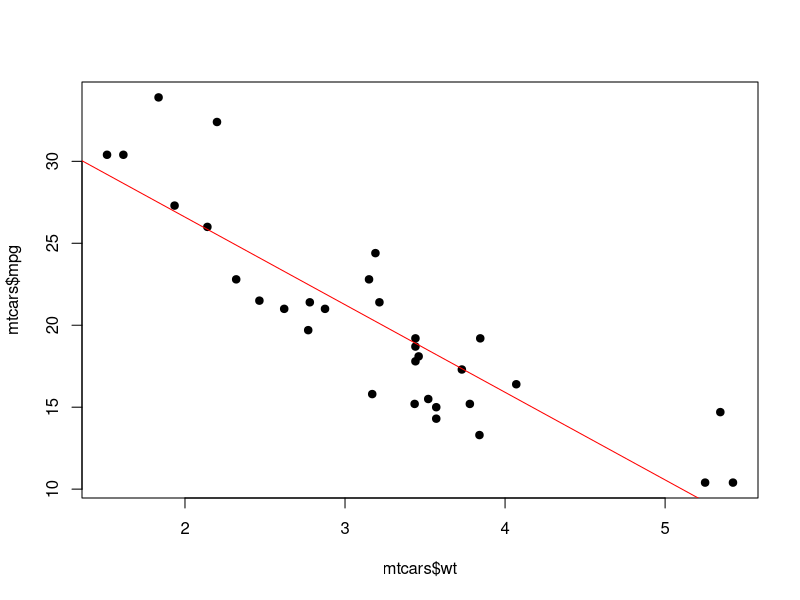
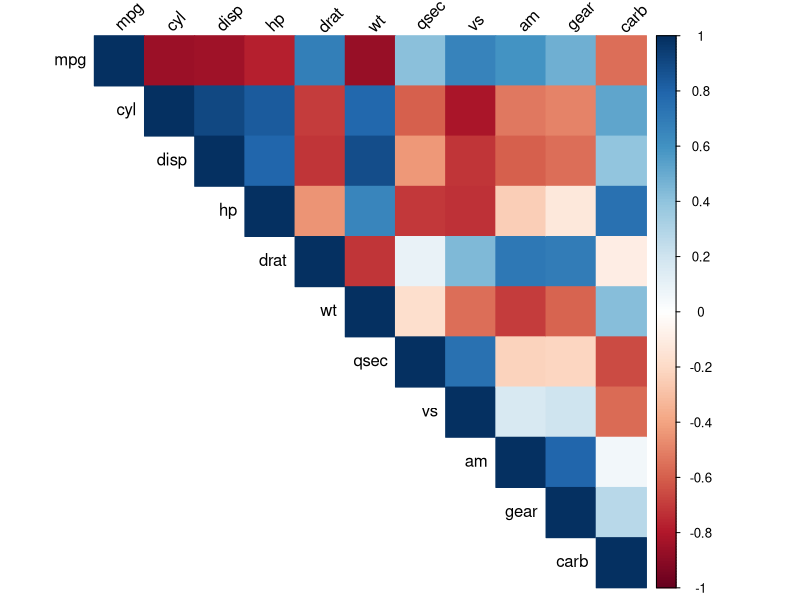
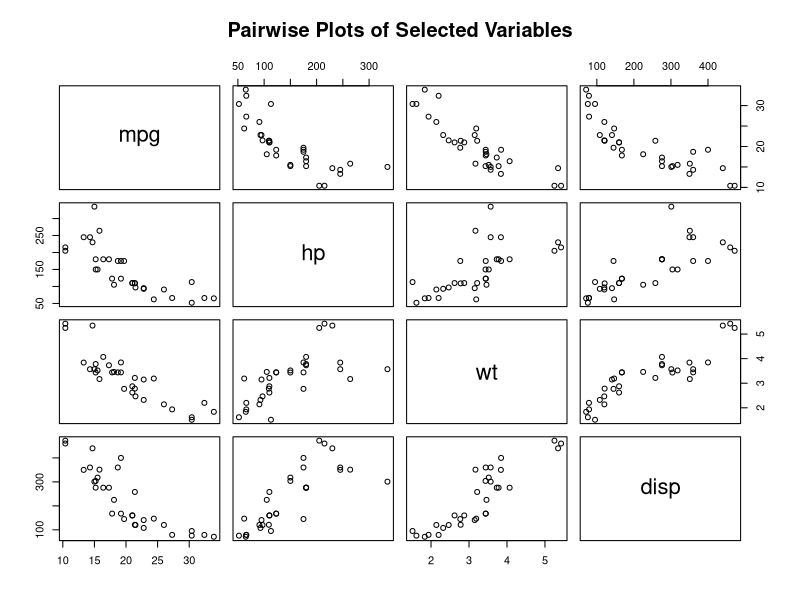
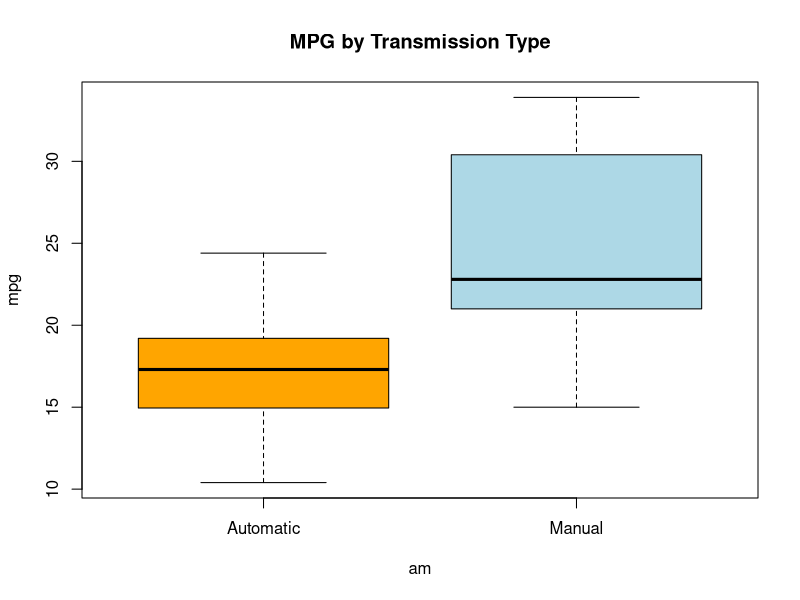
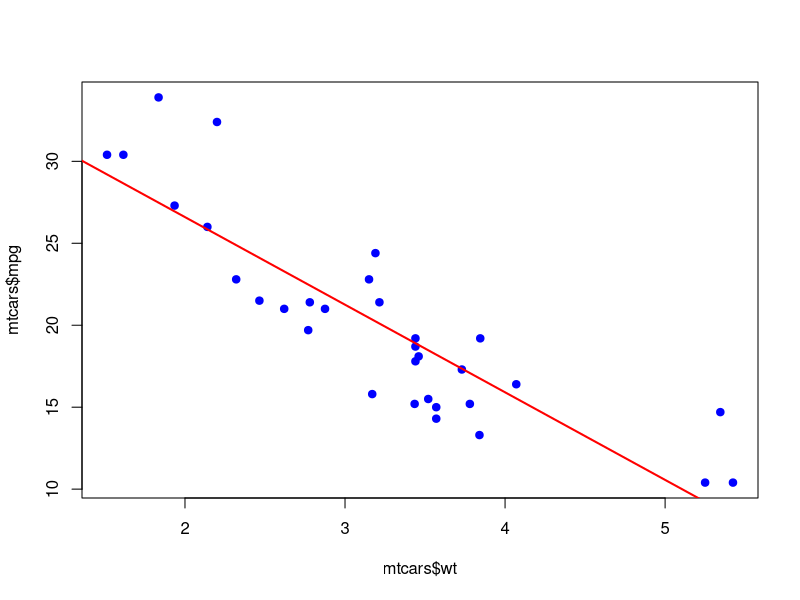
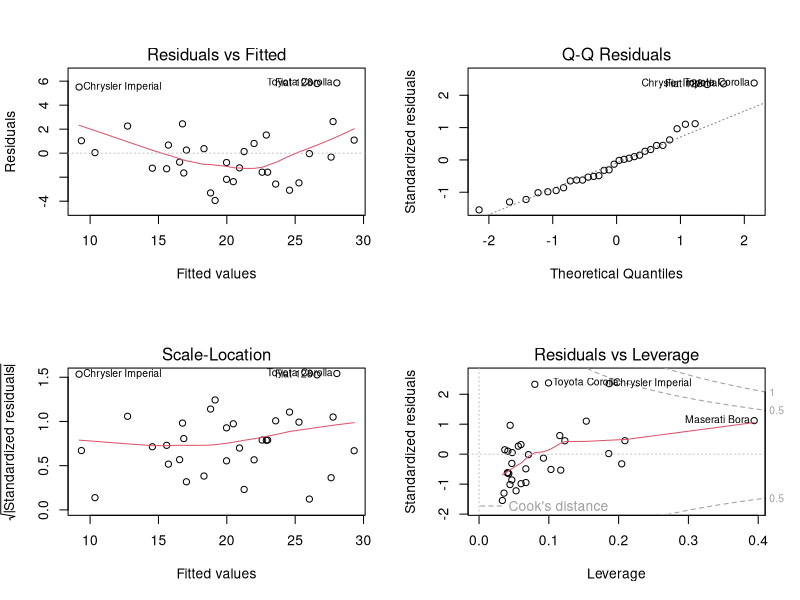

Here is the R script that generated these plots, in order:
## ---- chunk 1
data(mtcars)

# Basic overview
head(mtcars)
summary(mtcars)
## ---- chunk 2
model <- lm(mpg ~ wt + hp, data=mtcars)
summary(model)
plot(mtcars$wt, mtcars$mpg, pch=19)
abline(lm(mpg ~ wt, data=mtcars), col="red")
## ---- chunk 3
install.packages("corrplot", repos = "https://cloud.r-project.org")
library(corrplot)
corrplot(cor(mtcars), method="color", type="upper", tl.col="black", tl.srt=45)
## ---- chunk 4
pairs(~ mpg + hp + wt + disp, data=mtcars,
      main="Pairwise Plots of Selected Variables")
## ---- chunk 5
boxplot(mpg ~ am, data=mtcars,
        names=c("Automatic", "Manual"),
        col=c("orange", "lightblue"),
        main="MPG by Transmission Type")
## ---- chunk 6
model <- lm(mpg ~ wt + hp, data=mtcars)
summary(model)
## ---- chunk 7
plot(mtcars$wt, mtcars$mpg, pch=19, col="blue")
abline(lm(mpg ~ wt, data=mtcars), col="red", lwd=2)
## ---- chunk 8
par(mfrow=c(2,2))
plot(model)
